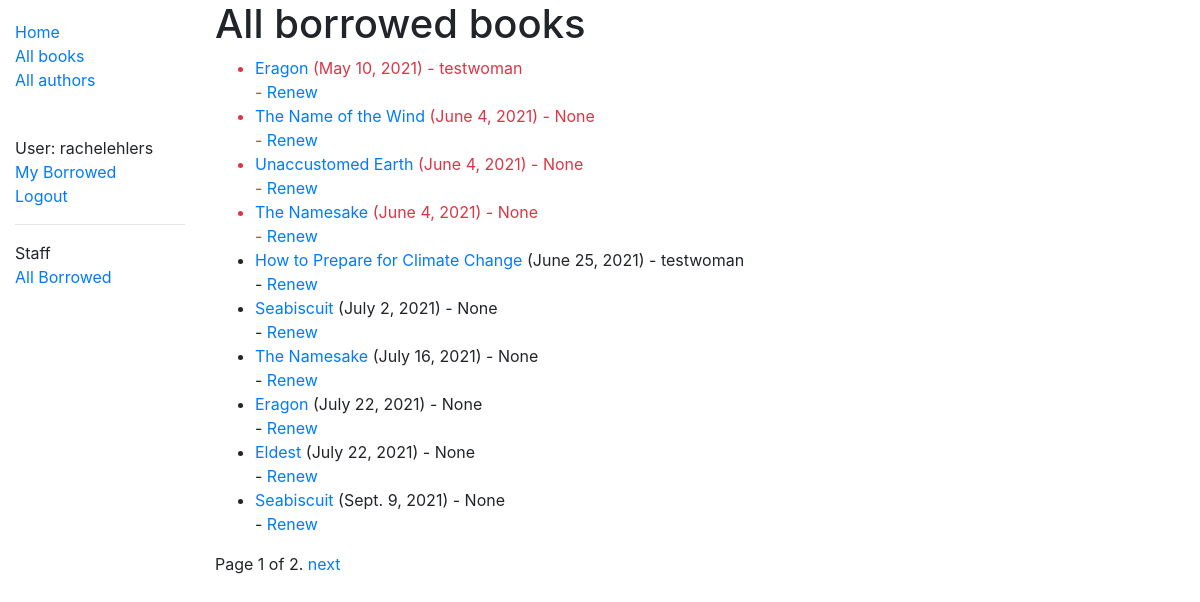
/catalog/allborrowed/ (signed in), run on the app's committed database.
### catalog/models.py (models this page shows, shortened)
class BookInstance(models.Model):
    id = models.UUIDField(primary_key=True, default=uuid.uuid4, help_text='Unique ID for this particular book across whole library')
    book = models.ForeignKey('Book', on_delete=models.RESTRICT, null=True)
    imprint = models.CharField(max_length=200)
    due_back = models.DateField(null=True, blank=True)
    borrower = models.ForeignKey(User, on_delete=models.SET_NULL, null=True, blank=True)
    permissions = (("can_mark_returned", "Set book as returned"),)
    LOAN_STATUS = (
        ('m', 'Maintenance'),
        ('o', 'On loan'),
        ('a', 'Available'),
        ('r', 'Reserved'),
    )
    status = models.CharField(
        max_length=1,
        choices=LOAN_STATUS,
        blank=True,
        default='m',
        help_text='Book availability',
    )
    class Meta:
        ordering = ['due_back']
        permissions = (("can_mark_returned", "Set book as returned"),)
    def display_book(self):
        return self.book.title
    display_book.short_description = 'Title'
    @property
    def is_overdue(self):
        if self.due_back and date.today() > self.due_back:
            return True
        return False

class Book(models.Model):
    title = models.CharField(max_length=200)
    author = models.ForeignKey('Author', on_delete=models.SET_NULL, null=True)
    summary = models.TextField(max_length=1000, help_text='Enter a brief description of the book')
    isbn = models.CharField('ISBN', max_length=13, unique=True,
                             help_text='13 Character <a href="https://www.isbn-international.org/content/what-isbn">ISBN number</a>')
    genre = models.ManyToManyField(Genre, help_text='Select a genre for this book')
    def display_genre(self):
        """Create a string for the Genre. This is required to display genre in Admin."""
        return ', '.join(genre.name for genre in self.genre.all()[:3])
    display_genre.short_description = 'Genre'

### catalog/views.py (the view)
# urls.py: path(r'allborrowed/', views.LoanedBooksAllListView.as_view(), name='all-borrowed'),
class LoanedBooksAllListView(PermissionRequiredMixin, generic.ListView):
    permission_required = 'catalog.can_mark_returned'
    model = BookInstance
    template_name ='catalog/bookinstance_list_borrowed_all.html'
    paginate_by = 10
    def get_queryset(self):
        return BookInstance.objects.filter(status__exact='o').order_by('due_back')

### catalog/templates/catalog/bookinstance_list_borrowed_all.html
{% extends "base_generic.html" %}
{% block content %}
    <h1>All borrowed books</h1>
    {% if bookinstance_list %}
    <ul>
      {% for bookinst in bookinstance_list %}
      <li class="{% if bookinst.is_overdue %}text-danger{% endif %}">
        <a href="{% url 'book-detail' bookinst.book.pk %}">{{bookinst.book.title}}</a> ({{ bookinst.due_back }}) {% if user.is_staff %}- {{ bookinst.borrower }}{% endif %}
        <br>
        {% if perms.catalog.can_mark_returned %}- <a href="{% url 'renew-book-librarian' bookinst.id %}">Renew</a>  {% endif %}
      </li>
      {% endfor %}
    </ul>
    {% else %}
      <p>There are no books borrowed.</p>
    {% endif %}
{% endblock %}

### catalog/templates/base_generic.html (shortened to what this page needs)
<!DOCTYPE html>
<html lang="en">
<head>
  <link rel="stylesheet" href="https://cdn.jsdelivr.net/npm/bootstrap@4.5.3/dist/css/bootstrap.min.css">
  {% load static %}
  <link rel="stylesheet" href="{% static 'css/styles.css' %}">
</head>
<body>
  <div class="container-fluid">
    <div class="row">
      <div class="col-sm-2">
      {% block sidebar %}
        <ul class="sidebar-nav">
          <li><a href="{% url 'index' %}">Home</a></li>
          <li><a href="{% url 'books' %}">All books</a></li>
          <li><a href="{% url 'authors' %}">All authors</a></li>
        </ul>
        <ul class="sidebar-nav">
          <br>
         {% if user.is_authenticated %}
           <li>User: {{ user.get_username }}</li>
           <li><a href="{% url 'my-borrowed' %}">My Borrowed</a></li>
           <li><a href="{% url 'logout'%}?next={{request.path}}">Logout</a></li>
         {% else %}
           <li><a href="{% url 'login'%}?next={{request.path}}">Login</a></li>
         {% endif %}
          <hr>
         {% if perms.catalog.can_mark_returned %}
         <li> Staff </li>
         <li><a href="{% url 'all-borrowed' %}">All Borrowed</a></li>
         {% endif %}
        </ul>
     {% endblock %}
      </div>
      <div class="col-sm-10 ">{% block content %}{% endblock %}{% block pagination %}
        {% if is_paginated %}
            <div class="pagination">
                <span class="page-links">
                    <span class="page-current">
                        Page {{ page_obj.number }} of {{ page_obj.paginator.num_pages }}.
                    </span>
                    {% if page_obj.has_next %}
                        <a href="{{ request.path }}?page={{ page_obj.next_page_number }}">next</a>
                    {% endif %}
                </span>
            </div>
        {% endif %}
      {% endblock %}</div>
    </div>
  </div>
</body>
</html>

### catalog/static/css/styles.css (style rules this page uses)
.sidebar-nav { margin-top: 20px; padding: 0; list-style: none; }

### data on the page
BookInstance: book "Eragon", due_back "May 10, 2021", borrower "testwoman"
BookInstance: book "The Name of the Wind", due_back "June 4, 2021", borrower "None"
BookInstance: book "Unaccustomed Earth", due_back "June 4, 2021", borrower "None"
BookInstance: book "The Namesake", due_back "June 4, 2021", borrower "None"
BookInstance: book "How to Prepare for Climate Change", due_back "June 25, 2021", borrower "testwoman"
BookInstance: book "Seabiscuit", due_back "July 2, 2021", borrower "None"
BookInstance: book "The Namesake", due_back "July 16, 2021", borrower "None"
BookInstance: book "Eragon", due_back "July 22, 2021", borrower "None"
BookInstance: book "Eldest", due_back "July 22, 2021", borrower "None"
BookInstance: book "Seabiscuit", due_back "Sept. 9, 2021", borrower "None"

### other printed values
{{ user.get_username }} "rachelehlers"
{{ page_obj.number }} "1"
{{ page_obj.paginator.num_pages }} "2"
